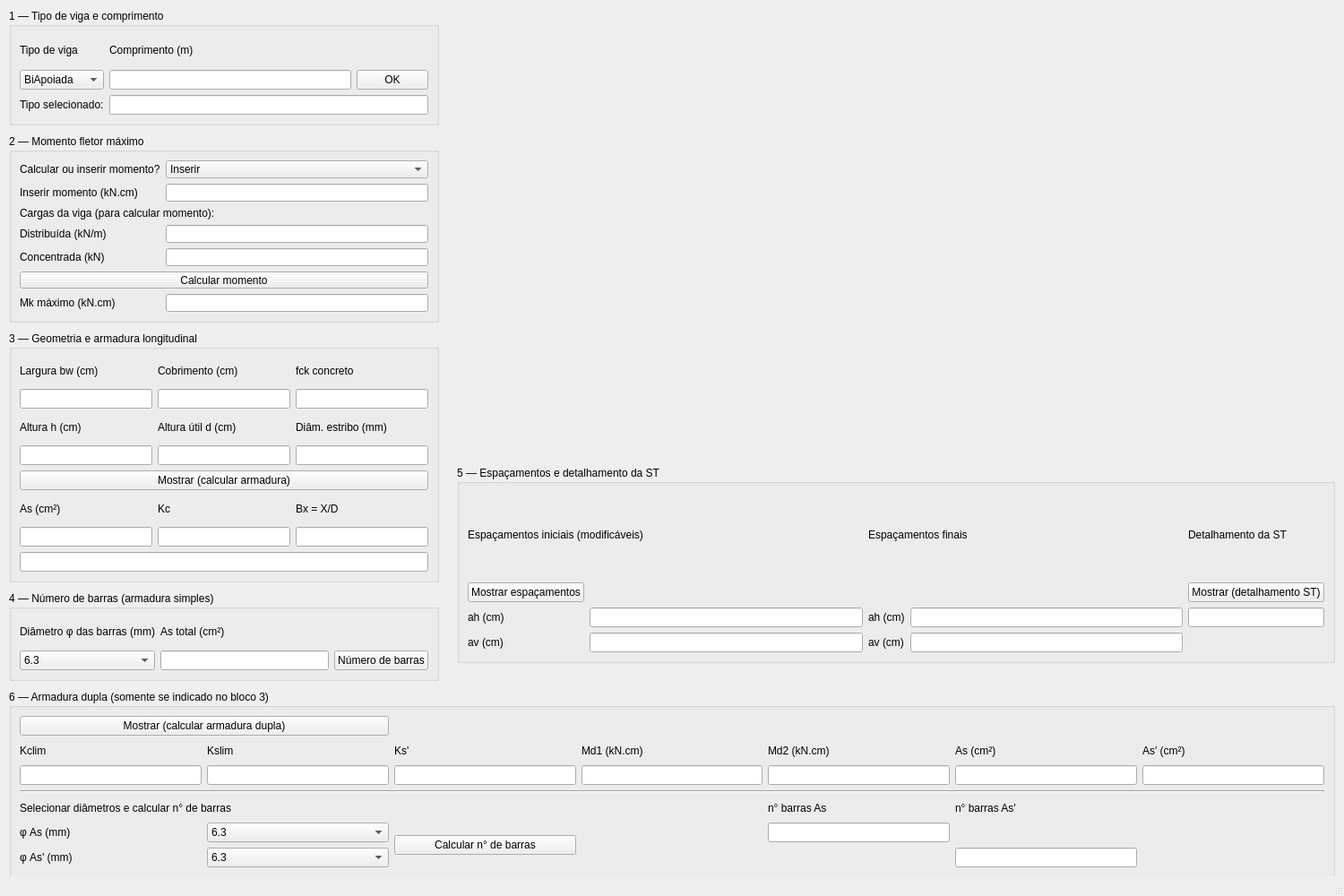
<?xml version="1.0" encoding="UTF-8"?>
<ui version="4.0">
 <class>MainWindow</class>
 <widget class="QMainWindow" name="MainWindow">
  <property name="geometry">
   <rect>
    <x>0</x>
    <y>0</y>
    <width>1500</width>
    <height>1000</height>
   </rect>
  </property>
  <property name="windowTitle">
   <string>Dimensionamento de Vigas — NBR 6118</string>
  </property>
  <widget class="QWidget" name="centralwidget">
   <widget class="QGroupBox" name="gb_tipo">
    <property name="geometry">
     <rect>
      <x>10</x>
      <y>10</y>
      <width>480</width>
      <height>130</height>
     </rect>
    </property>
    <property name="title">
     <string>1 — Tipo de viga e comprimento</string>
    </property>
    <layout class="QGridLayout" name="layout_tipo">
     <item row="0" column="0">
      <widget class="QLabel" name="label">
       <property name="text">
        <string>Tipo de viga</string>
       </property>
      </widget>
     </item>
     <item row="0" column="1">
      <widget class="QLabel" name="label_3">
       <property name="text">
        <string>Comprimento (m)</string>
       </property>
      </widget>
     </item>
     <item row="1" column="0">
      <widget class="QComboBox" name="tipoviga">
       <item>
        <property name="text">
         <string>BiApoiada</string>
        </property>
       </item>
       <item>
        <property name="text">
         <string>Engastada</string>
        </property>
       </item>
      </widget>
     </item>
     <item row="1" column="1">
      <widget class="QLineEdit" name="comprimento"/>
     </item>
     <item row="1" column="2">
      <widget class="QPushButton" name="botaook">
       <property name="text">
        <string>OK</string>
       </property>
      </widget>
     </item>
     <item row="2" column="0">
      <widget class="QLabel" name="label_2">
       <property name="text">
        <string>Tipo selecionado:</string>
       </property>
      </widget>
     </item>
     <item row="2" column="1" colspan="2">
      <widget class="QLineEdit" name="tipodeviga"/>
     </item>
    </layout>
   </widget>
   <widget class="QGroupBox" name="gb_momento">
    <property name="geometry">
     <rect>
      <x>10</x>
      <y>150</y>
      <width>480</width>
      <height>210</height>
     </rect>
    </property>
    <property name="title">
     <string>2 — Momento fletor máximo</string>
    </property>
    <layout class="QGridLayout" name="layout_momento">
     <item row="0" column="0">
      <widget class="QLabel" name="label_8">
       <property name="text">
        <string>Calcular ou inserir momento?</string>
       </property>
      </widget>
     </item>
     <item row="0" column="1">
      <widget class="QComboBox" name="tipomomento">
       <item>
        <property name="text">
         <string>Inserir</string>
        </property>
       </item>
       <item>
        <property name="text">
         <string>Calcular</string>
        </property>
       </item>
      </widget>
     </item>
     <item row="1" column="0">
      <widget class="QLabel" name="label_9">
       <property name="text">
        <string>Inserir momento (kN.cm)</string>
       </property>
      </widget>
     </item>
     <item row="1" column="1">
      <widget class="QLineEdit" name="inserirmomento"/>
     </item>
     <item row="2" column="0" colspan="2">
      <widget class="QLabel" name="label_4">
       <property name="text">
        <string>Cargas da viga (para calcular momento):</string>
       </property>
      </widget>
     </item>
     <item row="3" column="0">
      <widget class="QLabel" name="label_5">
       <property name="text">
        <string>Distribuída (kN/m)</string>
       </property>
      </widget>
     </item>
     <item row="3" column="1">
      <widget class="QLineEdit" name="distribuida"/>
     </item>
     <item row="4" column="0">
      <widget class="QLabel" name="label_6">
       <property name="text">
        <string>Concentrada (kN)</string>
       </property>
      </widget>
     </item>
     <item row="4" column="1">
      <widget class="QLineEdit" name="concentrada"/>
     </item>
     <item row="5" column="0" colspan="2">
      <widget class="QPushButton" name="botaocalcular">
       <property name="text">
        <string>Calcular momento</string>
       </property>
      </widget>
     </item>
     <item row="6" column="0">
      <widget class="QLabel" name="label_7">
       <property name="text">
        <string>Mk máximo (kN.cm)</string>
       </property>
      </widget>
     </item>
     <item row="6" column="1">
      <widget class="QLineEdit" name="momentofletor"/>
     </item>
    </layout>
   </widget>
   <widget class="QGroupBox" name="gb_geom">
    <property name="geometry">
     <rect>
      <x>10</x>
      <y>370</y>
      <width>480</width>
      <height>280</height>
     </rect>
    </property>
    <property name="title">
     <string>3 — Geometria e armadura longitudinal</string>
    </property>
    <layout class="QGridLayout" name="layout_geom">
     <item row="0" column="0">
      <widget class="QLabel" name="label_13">
       <property name="text">
        <string>Largura bw (cm)</string>
       </property>
      </widget>
     </item>
     <item row="0" column="1">
      <widget class="QLabel" name="label_11">
       <property name="text">
        <string>Cobrimento (cm)</string>
       </property>
      </widget>
     </item>
     <item row="0" column="2">
      <widget class="QLabel" name="label_12">
       <property name="text">
        <string>fck concreto</string>
       </property>
      </widget>
     </item>
     <item row="1" column="0">
      <widget class="QLineEdit" name="bw"/>
     </item>
     <item row="1" column="1">
      <widget class="QLineEdit" name="cobrimento"/>
     </item>
     <item row="1" column="2">
      <widget class="QLineEdit" name="fck"/>
     </item>
     <item row="2" column="0">
      <widget class="QLabel" name="label_18">
       <property name="text">
        <string>Altura h (cm)</string>
       </property>
      </widget>
     </item>
     <item row="2" column="1">
      <widget class="QLabel" name="label_14">
       <property name="text">
        <string>Altura útil d (cm)</string>
       </property>
      </widget>
     </item>
     <item row="2" column="2">
      <widget class="QLabel" name="label_17">
       <property name="text">
        <string>Diâm. estribo (mm)</string>
       </property>
      </widget>
     </item>
     <item row="3" column="0">
      <widget class="QLineEdit" name="Altura"/>
     </item>
     <item row="3" column="1">
      <widget class="QLineEdit" name="alturautil"/>
     </item>
     <item row="3" column="2">
      <widget class="QLineEdit" name="estribo"/>
     </item>
     <item row="4" column="0" colspan="3">
      <widget class="QPushButton" name="armlong">
       <property name="text">
        <string>Mostrar (calcular armadura)</string>
       </property>
      </widget>
     </item>
     <item row="5" column="0">
      <widget class="QLabel" name="label_15">
       <property name="text">
        <string>As (cm²)</string>
       </property>
      </widget>
     </item>
     <item row="5" column="1">
      <widget class="QLabel" name="label_20">
       <property name="text">
        <string>Kc</string>
       </property>
      </widget>
     </item>
     <item row="5" column="2">
      <widget class="QLabel" name="label_21">
       <property name="text">
        <string>Bx = X/D</string>
       </property>
      </widget>
     </item>
     <item row="6" column="0">
      <widget class="QLineEdit" name="longpositiva"/>
     </item>
     <item row="6" column="1">
      <widget class="QLineEdit" name="Kc_mostrar"/>
     </item>
     <item row="6" column="2">
      <widget class="QLineEdit" name="Bx_mostrar"/>
     </item>
     <item row="7" column="0" colspan="3">
      <widget class="QLineEdit" name="dominio"/>
     </item>
    </layout>
   </widget>
   <widget class="QGroupBox" name="gb_barras">
    <property name="geometry">
     <rect>
      <x>10</x>
      <y>660</y>
      <width>480</width>
      <height>100</height>
     </rect>
    </property>
    <property name="title">
     <string>4 — Número de barras (armadura simples)</string>
    </property>
    <layout class="QGridLayout" name="layout_barras">
     <item row="0" column="0">
      <widget class="QLabel" name="label_16">
       <property name="text">
        <string>Diâmetro φ das barras (mm)</string>
       </property>
      </widget>
     </item>
     <item row="0" column="1">
      <widget class="QLabel" name="label_19">
       <property name="text">
        <string>As total (cm²)</string>
       </property>
      </widget>
     </item>
     <item row="1" column="0">
      <widget class="QComboBox" name="barra">
       <item>
        <property name="text">
         <string>6.3</string>
        </property>
       </item>
       <item>
        <property name="text">
         <string>8</string>
        </property>
       </item>
       <item>
        <property name="text">
         <string>10</string>
        </property>
       </item>
       <item>
        <property name="text">
         <string>12.5</string>
        </property>
       </item>
       <item>
        <property name="text">
         <string>16</string>
        </property>
       </item>
       <item>
        <property name="text">
         <string>20</string>
        </property>
       </item>
      </widget>
     </item>
     <item row="1" column="1">
      <widget class="QLineEdit" name="armadura"/>
     </item>
     <item row="1" column="2">
      <widget class="QPushButton" name="numero_barras">
       <property name="text">
        <string>Número de barras</string>
       </property>
      </widget>
     </item>
    </layout>
   </widget>
   <widget class="QLabel" name="label_37">
    <property name="geometry">
     <rect>
      <x>510</x>
      <y>10</y>
      <width>980</width>
      <height>500</height>
     </rect>
    </property>
    <property name="text">
     <string/>
    </property>
    <property name="pixmap">
     <pixmap resource="recursos.qrc">:/imagens/imagens/Captura de tela 2026-05-20 113556.png</pixmap>
    </property>
    <property name="scaledContents">
     <bool>true</bool>
    </property>
    <property name="alignment">
     <set>Qt::AlignCenter</set>
    </property>
   </widget>
   <widget class="QGroupBox" name="gb_espacamentos">
    <property name="geometry">
     <rect>
      <x>510</x>
      <y>520</y>
      <width>980</width>
      <height>220</height>
     </rect>
    </property>
    <property name="title">
     <string>5 — Espaçamentos e detalhamento da ST</string>
    </property>
    <layout class="QGridLayout" name="layout_espac">
     <item row="0" column="0" colspan="2">
      <widget class="QLabel" name="label_32">
       <property name="text">
        <string>Espaçamentos iniciais (modificáveis)</string>
       </property>
      </widget>
     </item>
     <item row="1" column="0">
      <widget class="QPushButton" name="espacamentos">
       <property name="text">
        <string>Mostrar espaçamentos</string>
       </property>
      </widget>
     </item>
     <item row="2" column="0">
      <widget class="QLabel" name="label_36">
       <property name="text">
        <string>ah (cm)</string>
       </property>
      </widget>
     </item>
     <item row="2" column="1">
      <widget class="QLineEdit" name="es_horizontal"/>
     </item>
     <item row="3" column="0">
      <widget class="QLabel" name="label_34">
       <property name="text">
        <string>av (cm)</string>
       </property>
      </widget>
     </item>
     <item row="3" column="1">
      <widget class="QLineEdit" name="es_vertical"/>
     </item>
     <item row="0" column="2" colspan="2">
      <widget class="QLabel" name="label_35">
       <property name="text">
        <string>Espaçamentos finais</string>
       </property>
      </widget>
     </item>
     <item row="2" column="2">
      <widget class="QLabel" name="label_31">
       <property name="text">
        <string>ah (cm)</string>
       </property>
      </widget>
     </item>
     <item row="2" column="3">
      <widget class="QLineEdit" name="es_horizontal_final"/>
     </item>
     <item row="3" column="2">
      <widget class="QLabel" name="label_33">
       <property name="text">
        <string>av (cm)</string>
       </property>
      </widget>
     </item>
     <item row="3" column="3">
      <widget class="QLineEdit" name="es_vertical_final"/>
     </item>
     <item row="0" column="4" colspan="2">
      <widget class="QLabel" name="label_10">
       <property name="text">
        <string>Detalhamento da ST</string>
       </property>
      </widget>
     </item>
     <item row="1" column="4" colspan="2">
      <widget class="QPushButton" name="desenhost">
       <property name="text">
        <string>Mostrar (detalhamento ST)</string>
       </property>
      </widget>
     </item>
     <item row="2" column="4" colspan="2">
      <widget class="QLineEdit" name="verificar_cg"/>
     </item>
    </layout>
   </widget>
   <widget class="QGroupBox" name="gb_dupla">
    <property name="geometry">
     <rect>
      <x>10</x>
      <y>770</y>
      <width>1480</width>
      <height>210</height>
     </rect>
    </property>
    <property name="title">
     <string>6 — Armadura dupla (somente se indicado no bloco 3)</string>
    </property>
    <layout class="QGridLayout" name="layout_dupla">
     <item row="0" column="0" colspan="2">
      <widget class="QPushButton" name="arm_dupla">
       <property name="text">
        <string>Mostrar (calcular armadura dupla)</string>
       </property>
      </widget>
     </item>
     <item row="1" column="0">
      <widget class="QLabel" name="label_23">
       <property name="text">
        <string>Kclim</string>
       </property>
      </widget>
     </item>
     <item row="1" column="1">
      <widget class="QLabel" name="label_24">
       <property name="text">
        <string>Kslim</string>
       </property>
      </widget>
     </item>
     <item row="1" column="2">
      <widget class="QLabel" name="label_25">
       <property name="text">
        <string>Ks'</string>
       </property>
      </widget>
     </item>
     <item row="1" column="3">
      <widget class="QLabel" name="label_29">
       <property name="text">
        <string>Md1 (kN.cm)</string>
       </property>
      </widget>
     </item>
     <item row="1" column="4">
      <widget class="QLabel" name="label_28">
       <property name="text">
        <string>Md2 (kN.cm)</string>
       </property>
      </widget>
     </item>
     <item row="1" column="5">
      <widget class="QLabel" name="label_27">
       <property name="text">
        <string>As (cm²)</string>
       </property>
      </widget>
     </item>
     <item row="1" column="6">
      <widget class="QLabel" name="label_26">
       <property name="text">
        <string>As' (cm²)</string>
       </property>
      </widget>
     </item>
     <item row="2" column="0">
      <widget class="QLineEdit" name="kclim"/>
     </item>
     <item row="2" column="1">
      <widget class="QLineEdit" name="kslim"/>
     </item>
     <item row="2" column="2">
      <widget class="QLineEdit" name="kslinha"/>
     </item>
     <item row="2" column="3">
      <widget class="QLineEdit" name="M1d_linha"/>
     </item>
     <item row="2" column="4">
      <widget class="QLineEdit" name="M2d_linha"/>
     </item>
     <item row="2" column="5">
      <widget class="QLineEdit" name="As_dupla"/>
     </item>
     <item row="2" column="6">
      <widget class="QLineEdit" name="As_dupla_linha"/>
     </item>
     <item row="3" column="0" colspan="7">
      <widget class="Line" name="line_dupla">
       <property name="orientation">
        <enum>Qt::Horizontal</enum>
       </property>
      </widget>
     </item>
     <item row="4" column="0" colspan="2">
      <widget class="QLabel" name="label_30">
       <property name="text">
        <string>Selecionar diâmetros e calcular n° de barras</string>
       </property>
      </widget>
     </item>
     <item row="4" column="4">
      <widget class="QLabel" name="lbl_nas">
       <property name="text">
        <string>n° barras As</string>
       </property>
      </widget>
     </item>
     <item row="4" column="5">
      <widget class="QLabel" name="lbl_naslinha">
       <property name="text">
        <string>n° barras As'</string>
       </property>
      </widget>
     </item>
     <item row="5" column="0">
      <widget class="QLabel" name="lbl_phi_as">
       <property name="text">
        <string>φ As (mm)</string>
       </property>
      </widget>
     </item>
     <item row="5" column="1">
      <widget class="QComboBox" name="barra_As">
       <item>
        <property name="text">
         <string>6.3</string>
        </property>
       </item>
       <item>
        <property name="text">
         <string>8</string>
        </property>
       </item>
       <item>
        <property name="text">
         <string>10</string>
        </property>
       </item>
       <item>
        <property name="text">
         <string>12.5</string>
        </property>
       </item>
       <item>
        <property name="text">
         <string>16</string>
        </property>
       </item>
       <item>
        <property name="text">
         <string>20</string>
        </property>
       </item>
      </widget>
     </item>
     <item row="5" column="2" rowspan="2">
      <widget class="QPushButton" name="calcular_nbarrasdupla">
       <property name="text">
        <string>Calcular n° de barras</string>
       </property>
      </widget>
     </item>
     <item row="5" column="4">
      <widget class="QLineEdit" name="nAs"/>
     </item>
     <item row="6" column="0">
      <widget class="QLabel" name="lbl_phi_aslinha">
       <property name="text">
        <string>φ As' (mm)</string>
       </property>
      </widget>
     </item>
     <item row="6" column="1">
      <widget class="QComboBox" name="barra_Aslinha">
       <item>
        <property name="text">
         <string>6.3</string>
        </property>
       </item>
       <item>
        <property name="text">
         <string>8</string>
        </property>
       </item>
       <item>
        <property name="text">
         <string>10</string>
        </property>
       </item>
       <item>
        <property name="text">
         <string>12.5</string>
        </property>
       </item>
       <item>
        <property name="text">
         <string>16</string>
        </property>
       </item>
      </widget>
     </item>
     <item row="6" column="5">
      <widget class="QLineEdit" name="nAslinha"/>
     </item>
    </layout>
   </widget>
  </widget>
  <widget class="QMenuBar" name="menubar">
   <property name="geometry">
    <rect>
     <x>0</x>
     <y>0</y>
     <width>1500</width>
     <height>26</height>
    </rect>
   </property>
  </widget>
  <widget class="QStatusBar" name="statusbar"/>
 </widget>
 <resources>
  <include location="recursos.qrc"/>
 </resources>
 <connections/>
</ui>
